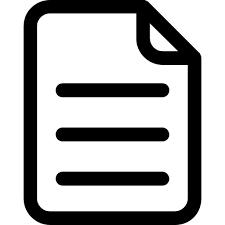
#> input picture static/img/download.png, 225 x 225 px
$ python resize.py
#> lines starting #> are read from the running program, lines starting #| are printed output that depends on the picture
from PIL import Image

# Load the original JPG image
input_file = 'download.png'
original_image = Image.open(input_file)
#> original_image is the input picture: PIL image 225x225 P; min 0, max 255, mean 179.3

# Define the desired size (e.g., 512x512 pixels)
desired_size = (18, 18)

# Resize the original image to the desired size
resized_image = original_image.resize(desired_size)
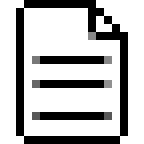
#> resized_image: PIL image 18x18 P (shown 8 times larger); min 0, max 255, mean 186.7

# Define the output PPM file name for the resized image
output_file = 'resized_output.png'

# Save the resized image as a PPM file
resized_image.save(output_file)

print(f'Resize and conversion complete. Saved as {output_file}')
